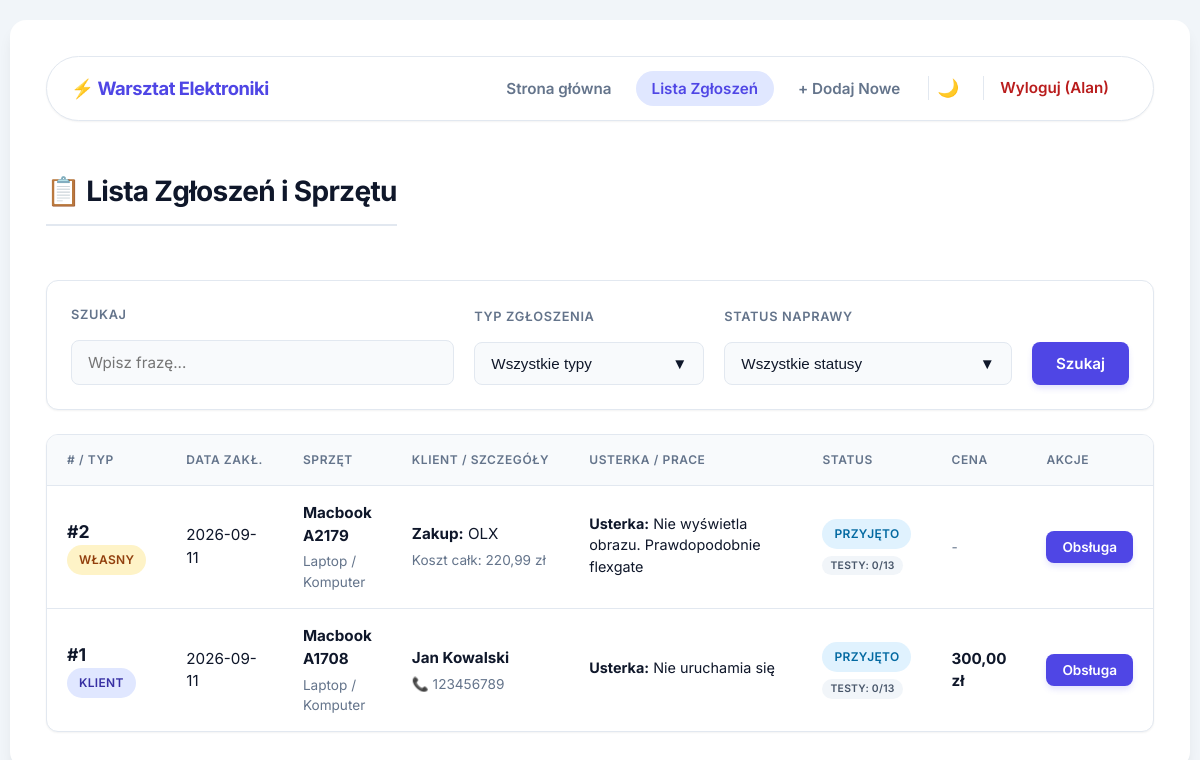
/lista.php (signed in), run on the app's committed database.
### tables this page shows
CREATE TABLE `zlecenia` (
  `id` int(11) NOT NULL,
  `orderType` varchar(20) DEFAULT NULL,
  `clientName` varchar(100) DEFAULT NULL,
  `clientPhone` varchar(20) DEFAULT NULL,
  `clientEmail` varchar(100) DEFAULT NULL,
  `price` decimal(10,2) DEFAULT NULL,
  `purchasePrice` decimal(10,2) DEFAULT NULL,
  `additionalCost` decimal(10,2) DEFAULT NULL,
  `purchaseSource` varchar(100) DEFAULT NULL,
  `deviceCategory` varchar(100) DEFAULT NULL,
  `deviceBrandModel` varchar(255) DEFAULT NULL,
  `serialNumber` varchar(100) DEFAULT NULL,
  `accessories` varchar(255) DEFAULT NULL,
  `visualCondition` text DEFAULT NULL,
  `faultDescription` text DEFAULT NULL,
  `initialStatus` varchar(50) DEFAULT NULL,
  `created_at` timestamp NOT NULL DEFAULT current_timestamp(),
  `admissionDate` date DEFAULT NULL,
  `repairNotes` text DEFAULT NULL,
  `lockCode` varchar(50) DEFAULT NULL,
  `salePrice` decimal(10,2) DEFAULT NULL,
  `saleDate` date DEFAULT NULL
);

### lista.php (the view, shortened to what this page needs)
<?php
require_once 'db.php';
$search = trim($_GET['search'] ?? '');
$selectedTypes = (array)($_GET['type'] ?? []);
$selectedStatuses = (array)($_GET['status'] ?? []);
try {
    $sql = "SELECT z.*,
            COALESCE(SUM(c.cena), 0) AS suma_czesci,
            (SELECT COUNT(*) FROM zlecenie_testy t WHERE t.zlecenie_id = z.id AND t.status != 'nie_sprawdzono') AS testy_sprawdzone,
            (SELECT COUNT(*) FROM zlecenie_testy t WHERE t.zlecenie_id = z.id AND t.status = 'uszkodzone') AS testy_uszkodzone
            FROM zlecenia z
            LEFT JOIN czesci_naprawy c ON z.id = c.zlecenie_id
            WHERE 1=1";
    $params = array();
    $sql .= " GROUP BY z.id ORDER BY z.admissionDate DESC, z.id DESC";
    $stmt = $pdo->prepare($sql);
    $stmt->execute($params);
    $zlecenia = $stmt->fetchAll(PDO::FETCH_ASSOC);
} catch (PDOException $e) {
    error_log("Błąd listy: " . $e->getMessage());
    die("Wystąpił błąd podczas pobierania danych.");
}
$mapa_ilosci = array(
    'Laptop / Komputer' => 13,
    'Smartfon / Tablet' => 14,
    'Audio / Wzmacniacz' => 5,
    'Konsola' => 10,
    'Inne' => 3
);
$containerClass = 'container-large';
require_once 'header.php';
?>
<div class="header-bar">
    <h1>📋 Lista Zgłoszeń i Sprzętu</h1>
</div>
<div class="filter-card">
    <form method="GET" action="lista.php" class="filter-form">
        <div class="filter-group filter-group-search">
            <label>Szukaj</label>
            <input type="text" name="search" placeholder="Wpisz frazę..." value="<?php echo htmlspecialchars($search); ?>">
        </div>
        <div class="filter-group filter-group-type">
            <label>Typ zgłoszenia</label>
            <div class="custom-dropdown">
                <button type="button" class="dropdown-btn" onclick="toggleDropdown('typeDropdownMenu')">
                    <span><?php echo empty($selectedTypes) ? 'Wszystkie typy' : 'Wybrano (' . count($selectedTypes) . ')'; ?></span><span>▼</span>
                </button>
            </div>
        </div>
        <div class="filter-group filter-group-status">
            <label>Status naprawy</label>
            <div class="custom-dropdown">
                <button type="button" class="dropdown-btn" onclick="toggleDropdown('statusDropdownMenu')">
                    <span><?php echo empty($selectedStatuses) ? 'Wszystkie statusy' : 'Wybrano (' . count($selectedStatuses) . ')'; ?></span><span>▼</span>
                </button>
            </div>
        </div>
        <div class="filter-actions filter-actions-flex">
            <button type="submit" class="btn btn-primary">Szukaj</button>
        </div>
    </form>
</div>
<?php if (empty($zlecenia)) { ?>
    <p class="empty-list-msg">Nie znaleziono zgłoszeń.</p>
<?php } else { ?>
    <div class="table-wrapper">
        <table>
            <thead>
                <tr>
                    <th># / Typ</th>
                    <th>Data zakł.</th>
                    <th>Sprzęt</th>
                    <th>Klient / Szczegóły</th>
                    <th class="th-fault-desc">Usterka / Prace</th>
                    <th>Status</th>
                    <th>Cena</th>
                    <th>Akcje</th>
                </tr>
            </thead>
            <tbody>
                <?php foreach ($zlecenia as $item) {
                    $kat = isset($item['deviceCategory']) ? $item['deviceCategory'] : 'Inne';
                    $wszystkichTestow = isset($mapa_ilosci[$kat]) ? $mapa_ilosci[$kat] : 3;
                    $sprawdzone = $item['testy_sprawdzone'];
                    $testClass = "test-status-default";
                    $testTekst = "Testy: $sprawdzone/$wszystkichTestow";
                ?>
                    <tr>
                        <td>
                            <b class="id-badge-text">#<?php echo htmlspecialchars($item['id']); ?></b><br>
                            <span class="badge <?php echo ($item['orderType'] === 'client') ? 'badge-client' : 'badge-own'; ?>">
                                <?php echo ($item['orderType'] === 'client') ? 'Klient' : 'Własny'; ?>
                            </span>
                        </td>
                        <td><?php echo htmlspecialchars($item['admissionDate']); ?></td>
                        <td>
                            <b><?php echo htmlspecialchars($item['deviceBrandModel']); ?></b>
                            <div class="text-muted-sm"><?php echo htmlspecialchars($item['deviceCategory']); ?></div>
                        </td>
                        <td>
                            <?php if ($item['orderType'] === 'client') { ?>
                                <b><?php echo htmlspecialchars($item['clientName'] ? $item['clientName'] : 'Brak danych'); ?></b>
                                <?php if (!empty($item['clientPhone'])) { ?>
                                    <div class="text-muted-sm">📞 <?php echo htmlspecialchars($item['clientPhone']); ?></div>
                                <?php } ?>
                            <?php } else { ?>
                                <b>Zakup:</b> <?php echo htmlspecialchars($item['purchaseSource'] ? $item['purchaseSource'] : 'Brak źródła'); ?>
                                <?php
                                    $totalCost = (float)(isset($item['purchasePrice']) ? $item['purchasePrice'] : 0) + (float)(isset($item['additionalCost']) ? $item['additionalCost'] : 0) + (float)(isset($item['suma_czesci']) ? $item['suma_czesci'] : 0);
                                    if ($totalCost > 0) {
                                ?>
                                    <div class="text-muted-sm">Koszt całk: <?php echo number_format($totalCost, 2, ',', ' '); ?> zł</div>
                                <?php } ?>
                            <?php } ?>
                        </td>
                        <td>
                            <div class="fault-desc-wrapper">
                                <div class="fault-desc-item"><b class="fault-label">Usterka:</b> <?php echo nl2br(htmlspecialchars($item['faultDescription'])); ?></div>
                            </div>
                        </td>
                        <td>
                            <?php
                                $st = isset($item['initialStatus']) && $item['initialStatus'] ? $item['initialStatus'] : 'Przyjęto';
                                $statusClass = 'badge-status-przyjeto';
                            ?>
                            <span class="badge badge-block <?php echo $statusClass; ?>">
                                <?php echo htmlspecialchars($st); ?>
                            </span><br>
                            <span class="badge badge-test-status <?php echo $testClass; ?>">
                                <?php echo $testTekst; ?>
                            </span>
                        </td>
                        <td>
                            <?php
                                if ($item['orderType'] === 'client' && !empty($item['price'])) {
                                    echo "<b>" . number_format($item['price'], 2, ',', ' ') . " zł</b>";
                                } elseif ($item['orderType'] === 'own' && !empty($item['salePrice'])) {
                                    echo "<b>" . number_format($item['salePrice'], 2, ',', ' ') . " zł</b>";
                                } else {
                                    echo "<span class='text-muted-sm'>-</span>";
                                }
                            ?>
                        </td>
                        <td><a href="obsluga.php?id=<?php echo $item['id']; ?>" class="action-link"><button class="btn btn-primary btn-sm-action">Obsługa</button></a></td>
                    </tr>
                <?php } ?>
            </tbody>
        </table>
    </div>
<?php } ?>
<?php require_once 'footer.php'; ?>

### header.php (shortened to what this page needs)
<!DOCTYPE html>
<html lang="pl">
<head>
    <link rel="stylesheet" href="style.css">
</head>
<body>
<div class="container <?= isset($containerClass) ? $containerClass : '' ?>">
    <nav class="navbar">
        <a href="index.php" class="navbar-brand">⚡ Warsztat Elektroniki</a>
        <ul class="navbar-nav">
            <li><a href="index.php" class="nav-link <?= basename($_SERVER['PHP_SELF']) == 'index.php' ? 'active' : '' ?>">Strona główna</a></li>
            <li><a href="lista.php" class="nav-link <?= basename($_SERVER['PHP_SELF']) == 'lista.php' ? 'active' : '' ?>">Lista Zgłoszeń</a></li>
            <li><a href="dodaj.php" class="nav-link <?= basename($_SERVER['PHP_SELF']) == 'dodaj.php' ? 'active' : '' ?>">+ Dodaj Nowe</a></li>
            <li class="nav-divider">
                <button id="themeToggle" class="theme-toggle-btn" title="Przełącz motyw">
                    <span id="themeIcon">🌙</span>
                </button>
            </li>
            <li class="nav-divider">
                <a href="logout.php" class="nav-link nav-logout-text">Wyloguj (<?= htmlspecialchars($_SESSION['user_login'] ?? '') ?>)</a>
            </li>
        </ul>
    </nav>

### footer.php (shortened to what this page needs)
</div>
</body>
</html>

### data on the page
zlecenia: id "2", orderType "WŁASNY", admissionDate "2026-09-11", deviceBrandModel "Macbook A2179", deviceCategory "Laptop / Komputer", purchaseSource "OLX", totalCost "220,99", faultDescription "Nie wyświetla obrazu. Prawdopodobnie flexgate", initialStatus "PRZYJĘTO", testTekst "TESTY: 0/13"
zlecenia: id "1", orderType "KLIENT", admissionDate "2026-09-11", deviceBrandModel "Macbook A1708", deviceCategory "Laptop / Komputer", clientName "Jan Kowalski", clientPhone "123456789", faultDescription "Nie uruchamia się", initialStatus "PRZYJĘTO", testTekst "TESTY: 0/13", price "300,00"

### other printed values
$_SESSION['user_login'] "Alan"
